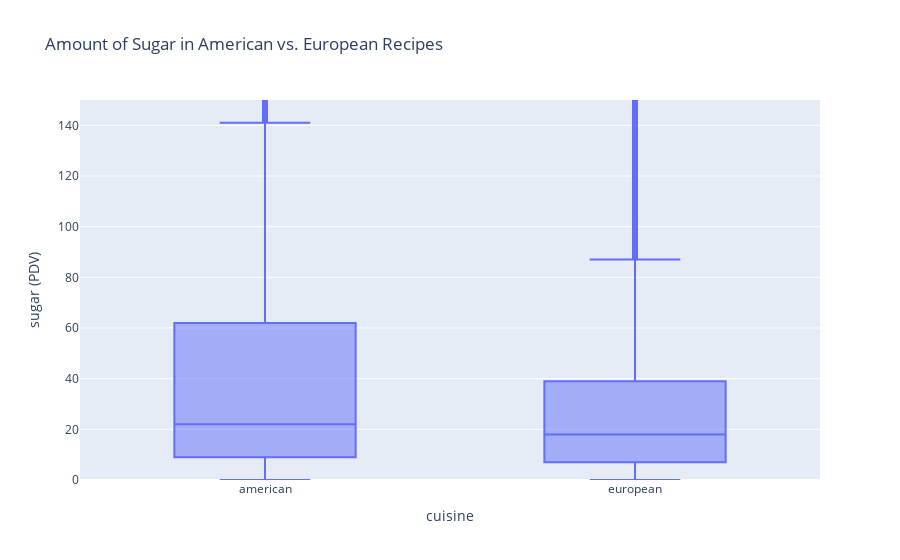

The code cell stored with this chart in its notebook:
### Markdown cell above
### Bivariate Analysis

### Code cell
sugar_box = px.box(
    combined,
    x = 'cuisine',
    y = 'sugar (PDV)',
    title = 'Amount of Sugar in American vs. European Recipes'
)

# Adjusting y-axis to show the box in better detail
sugar_box.update_yaxes(range=[0, 150])
sugar_box.show()

### Figure 1 — Plotly figure (JSON) as saved in the notebook; plotly's stock layout.template omitted (floating-point values rounded to 4 significant figures; data arrays with more than 128 entries replaced by an {"elided": "..."} marker saying what was removed)
{"data": [{"alignmentgroup": "True", "hovertemplate": "cuisine=%{x}<br>sugar (PDV)=%{y}<extra></extra>", "legendgroup": "", "marker": {"color": "#636efa"}, "name": "", "notched": false, "offsetgroup": "", "orientation": "v", "showlegend": false, "type": "box", "x": {"elided": "17682 str values"}, "x0": " ", "xaxis": "x", "y": {"elided": "17682 int values"}, "y0": " ", "yaxis": "y"}], "layout": {"autosize": true, "boxmode": "group", "legend": {"tracegroupgap": 0}, "title": {"text": "Amount of Sugar in American vs. European Recipes"}, "xaxis": {"anchor": "y", "autorange": true, "domain": [0, 1], "range": [-0.5, 1.5], "title": {"text": "cuisine"}, "type": "category"}, "yaxis": {"anchor": "x", "domain": [0, 1], "range": [0, 150], "title": {"text": "sugar (PDV)"}, "type": "linear"}}}
